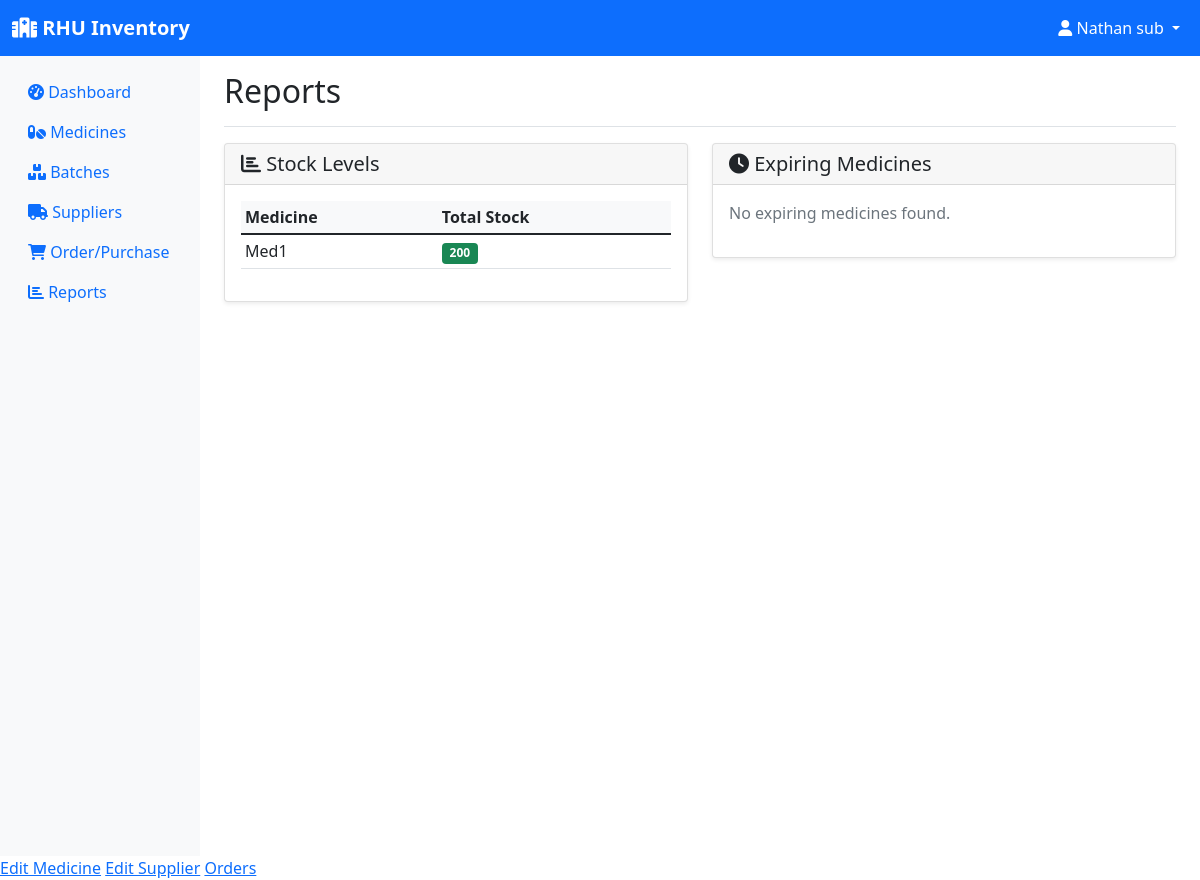
The page /reports (signed in) on the database as committed earlier.
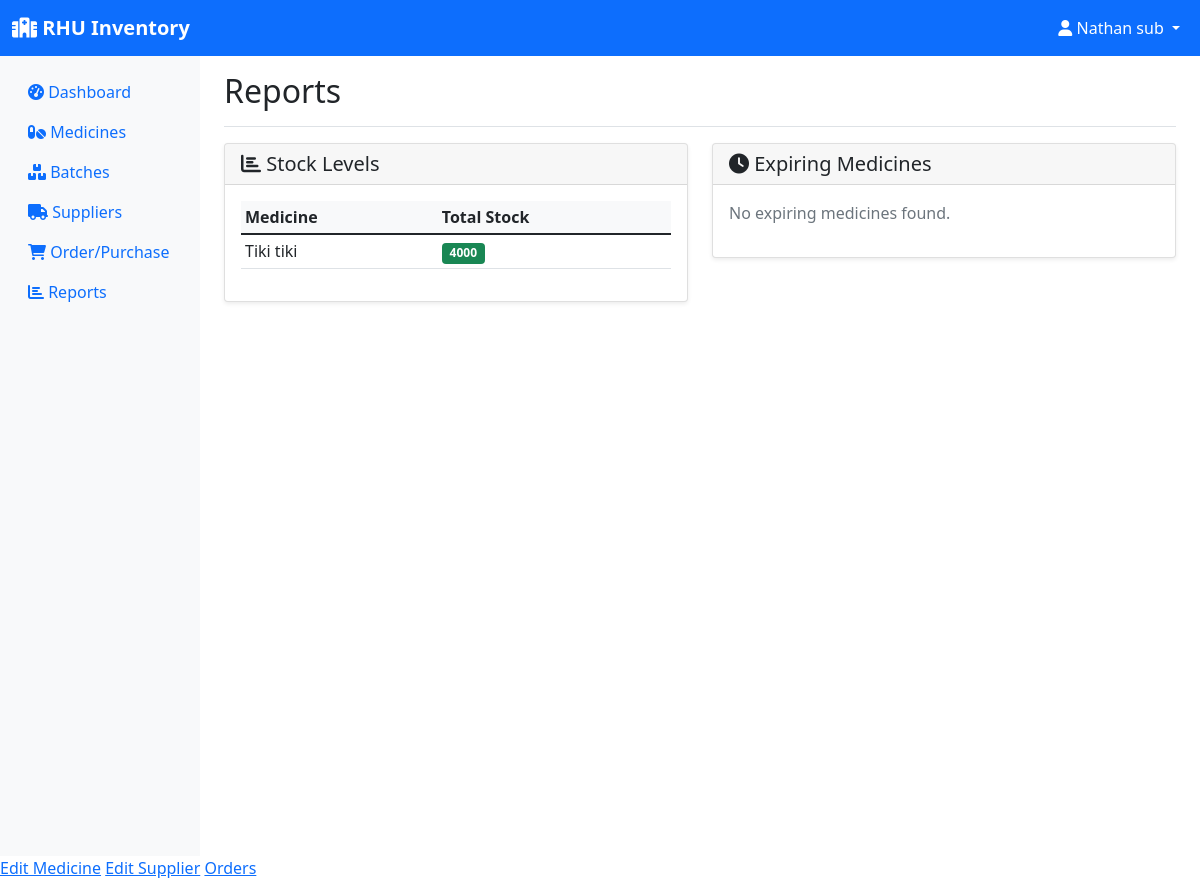
The same page on the database as committed later.
### models.py (models this page shows, shortened)
class Medicine(db.Model):
    id = db.Column(db.Integer, primary_key=True)
    name = db.Column(db.String(100), nullable=False)
    generic_name = db.Column(db.String(100))
    category = db.Column(db.String(50))
    unit = db.Column(db.String(20))  # e.g., tablets, bottles, etc.
    supplier_id = db.Column(db.Integer, db.ForeignKey('supplier.id'), nullable=False)
    created_at = db.Column(db.DateTime, default=datetime.utcnow)
    batches = db.relationship('Batch', backref='medicine', lazy=True)
    order_items = db.relationship('OrderItem', backref='medicine', lazy=True)

### app.py (the view)
@app.route('/reports')
@login_required
def reports():
    if current_user.role not in ['admin', 'sub-admin', 'employee']:
        flash('You do not have permission to access this page.', 'danger')
        return redirect(url_for('dashboard'))
    stock_report = db.session.query(
        Medicine.name,
        func.sum(Batch.quantity).label('total_quantity')
    ).join(Batch).group_by(Medicine.name).all()
    thirty_days_from_now = datetime.now().date() + timedelta(days=30)
    expiring_report = Batch.query.filter(
        Batch.expiration_date <= thirty_days_from_now
    ).all()
    return render_template('reports.html',
                         stock_report=stock_report,
                         expiring_report=expiring_report)

### app.py (called while the page is built)
@login_manager.user_loader
def load_user(user_id):
    return User.query.get(int(user_id))

### templates/reports.html (shortened to what this page needs)
{% extends "base.html" %}
{% block content %}
{% if current_user.is_authenticated and (current_user.role == 'admin' or current_user.role == 'sub-admin' or current_user.role == 'employee') %}
<div class="d-flex justify-content-between flex-wrap flex-md-nowrap align-items-center pt-3 pb-2 mb-3 border-bottom">
    <h1 class="h2">Reports</h1>
</div>
<div class="row">
    <div class="col-md-6 mb-4">
        <div class="card">
            <div class="card-header">
                <h5 class="mb-0"><i class="fas fa-chart-bar"></i> Stock Levels</h5>
            </div>
            <div class="card-body">
                {% if stock_report %}
                <div class="table-responsive">
                    <table class="table table-sm">
                        <thead>
                            <tr>
                                <th>Medicine</th>
                                <th>Total Stock</th>
                            </tr>
                        </thead>
                        <tbody>
                            {% for item in stock_report %}
                            <tr>
                                <td>{{ item.name }}</td>
                                <td>
                                    <span class="badge bg-{{ 'danger' if item.total_quantity <= 10 else 'success' }}">
                                        {{ item.total_quantity }}
                                    </span>
                                </td>
                            </tr>
                            {% endfor %}
                        </tbody>
                    </table>
                </div>
                {% else %}
                <p class="text-muted">No stock data available.</p>
                {% endif %}
            </div>
        </div>
    </div>
    <div class="col-md-6 mb-4">
        <div class="card">
            <div class="card-header">
                <h5 class="mb-0"><i class="fas fa-clock"></i> Expiring Medicines</h5>
            </div>
            <div class="card-body">
                {% if expiring_report %}
                <div class="table-responsive">
                    <table class="table table-sm">
                        <thead>
                            <tr>
                                <th>Medicine</th>
                                <th>Batch</th>
                                <th>Expires</th>
                                <th>Days Left</th>
                            </tr>
                        </thead>
                        <tbody>
                            {% for batch in expiring_report %}
                            <tr>
                                <td>{{ batch.medicine.name }}</td>
                                <td>{{ batch.batch_number }}</td>
                                <td>{{ batch.expiration_date }}</td>
                                <td>
                                    {% if batch.days_until_expiration < 0 %}
                                        <span class="badge bg-danger">Expired</span>
                                    {% elif batch.days_until_expiration <= 7 %}
                                        <span class="badge bg-danger">{{ batch.days_until_expiration }} days</span>
                                    {% elif batch.days_until_expiration <= 30 %}
                                        <span class="badge bg-warning">{{ batch.days_until_expiration }} days</span>
                                    {% else %}
                                        <span class="badge bg-success">{{ batch.days_until_expiration }} days</span>
                                    {% endif %}
                                </td>
                            </tr>
                            {% endfor %}
                        </tbody>
                    </table>
                </div>
                {% else %}
                <p class="text-muted">No expiring medicines found.</p>
                {% endif %}
            </div>
        </div>
    </div>
</div>
{% else %}
    <div class="alert alert-danger mt-4">You do not have permission to access this page.</div>
{% endif %}
{% endblock %}

Rows that differ between the two databases and show on the page:
removed Medicine: name "Med1", total_quantity "200"
added Medicine: name "Tiki tiki", total_quantity "4000"
